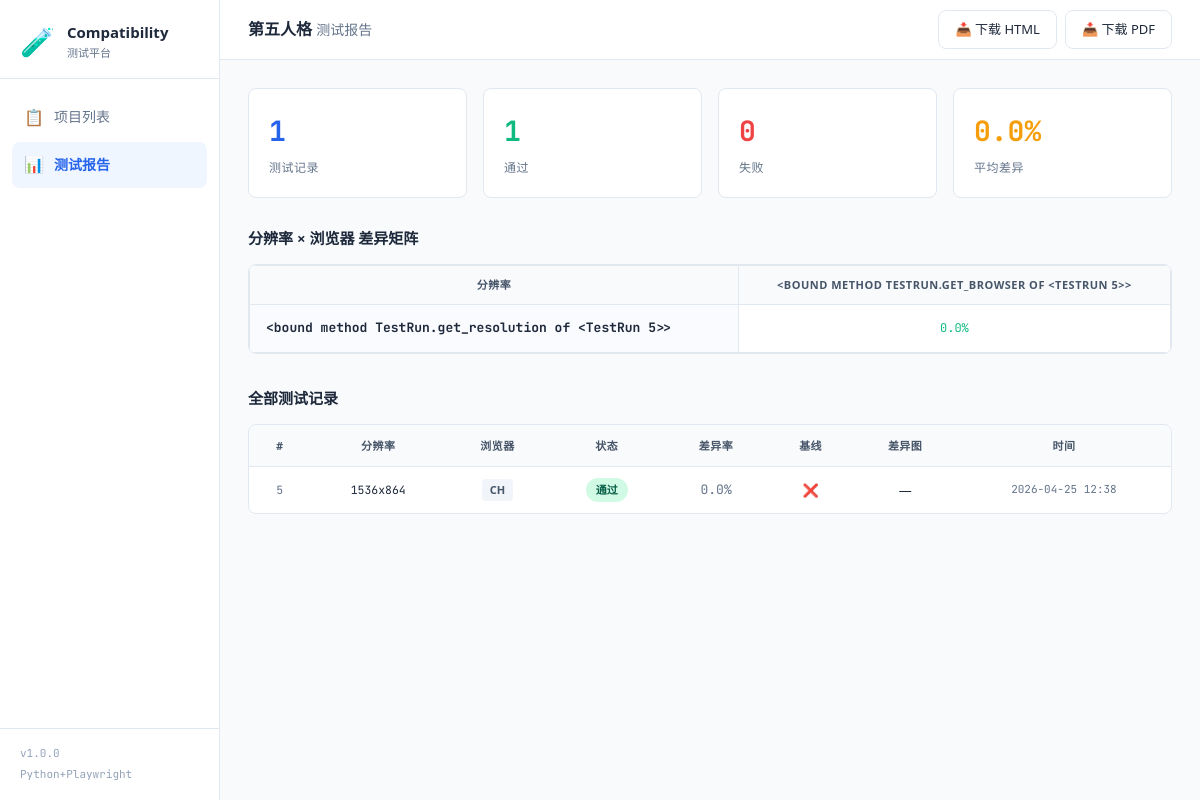
The page /report/2 on the database its author committed.
### models/database.py (models this page shows, shortened)
class Project(db.Model):
    __tablename__ = 'projects'
    id = db.Column(db.Integer, primary_key=True, autoincrement=True)
    name = db.Column(db.String(255), nullable=False)
    url = db.Column(db.Text, nullable=False)
    description = db.Column(db.Text, default='')
    created_at = db.Column(db.DateTime, default=datetime.utcnow)
    configs = db.relationship('TestConfig', backref='project', lazy='dynamic', cascade='all, delete-orphan')
    test_runs = db.relationship('TestRun', backref='project', lazy='dynamic', cascade='all, delete-orphan')

class TestRun(db.Model):
    __tablename__ = 'test_runs'
    id = db.Column(db.Integer, primary_key=True, autoincrement=True)
    project_id = db.Column(db.Integer, db.ForeignKey('projects.id'), nullable=False)
    config_id = db.Column(db.Integer, db.ForeignKey('test_configs.id'), nullable=True)
    screenshot_path = db.Column(db.Text, default='')
    baseline_path = db.Column(db.Text, default='')
    diff_path = db.Column(db.Text, default='')
    diff_score = db.Column(db.Float, default=0.0)  # 0.0 ~ 1.0
    status = db.Column(db.String(20), default='pending')  # pending/running/completed/failed
    error_message = db.Column(db.Text, default='')
    created_at = db.Column(db.DateTime, default=datetime.utcnow)
    def get_resolution(self):
        if self.config:
            return self.config.resolution
        return 'unknown'
    def get_browser(self):
        if self.config:
            return self.config.browser
        return 'unknown'

class TestConfig(db.Model):
    __tablename__ = 'test_configs'
    id = db.Column(db.Integer, primary_key=True, autoincrement=True)
    project_id = db.Column(db.Integer, db.ForeignKey('projects.id'), nullable=False)
    resolution = db.Column(db.String(20), nullable=False)  # e.g. "1920x1080"
    width = db.Column(db.Integer, nullable=False)
    height = db.Column(db.Integer, nullable=False)
    device_scale = db.Column(db.Integer, default=1)
    browser = db.Column(db.String(20), nullable=False)  # chromium/firefox/webkit
    is_active = db.Column(db.Boolean, default=True)
    test_runs = db.relationship('TestRun', backref='config', lazy='dynamic')

### app.py (the view)
@app.route('/report/<int:project_id>')
def report(project_id):
    project = Project.query.get_or_404(project_id)
    runs = TestRun.query.filter_by(project_id=project_id, status='completed').order_by(
        TestRun.created_at.desc()
    ).all()
    return render_template('report.html', project=project, runs=runs)

### templates/report.html (shortened to what this page needs)
{% extends "base.html" %}
{% block page_title %}{{ project.name }} <span class="text-muted" style="font-size:14px; font-weight:400;">测试报告</span>{% endblock %}
{% block actions %}
<div style="display:flex; gap:8px;">
  <a href="/api/report/{{ project.id }}?format=html" class="btn btn-outline" target="_blank">📥 下载 HTML</a>
  <a href="/api/report/{{ project.id }}?format=pdf" class="btn btn-outline">📥 下载 PDF</a>
</div>
{% endblock %}
{% block content %}
<div class="content-area">
  <div class="stats-row">
    <div class="stat-item">
      <div class="stat-num">{{ runs|length }}</div>
      <div class="stat-label">测试记录</div>
    </div>
    <div class="stat-item">
      <div class="stat-num" style="color:#10B981">{{ runs|selectattr('status', 'eq', 'completed')|list|length }}</div>
      <div class="stat-label">通过</div>
    </div>
    <div class="stat-item">
      <div class="stat-num" style="color:#EF4444">{{ runs|selectattr('status', 'eq', 'failed')|list|length }}</div>
      <div class="stat-label">失败</div>
    </div>
    <div class="stat-item">
      {% set diffs = runs|selectattr('diff_score', 'ne', none)|list %}
      {% if diffs %}
      <div class="stat-num" style="color:#F59E0B">{{ (diffs|map(attribute='diff_score')|sum / diffs|length * 100)|round(2) }}%</div>
      {% else %}
      <div class="stat-num">—</div>
      {% endif %}
      <div class="stat-label">平均差异</div>
    </div>
  </div>
  {% set res_list = runs|map(attribute='get_resolution')|unique|list|sort %}
  {% set browser_list = runs|map(attribute='get_browser')|unique|list|sort %}
  <div class="section-title">分辨率 × 浏览器 差异矩阵</div>
  <div class="matrix-wrap">
    <table class="matrix-table">
      <thead>
        <tr>
          <th>分辨率</th>
          {% for browser in browser_list %}
          <th>{{ browser|upper }}</th>
          {% endfor %}
        </tr>
      </thead>
      <tbody>
        {% for res in res_list %}
        <tr>
          <td class="mono"><strong>{{ res }}</strong></td>
          {% for browser in browser_list %}
          {% set run = runs|selectattr('get_resolution', 'eq', res)|selectattr('get_browser', 'eq', browser)|first %}
          <td>
            {% if run %}
              {% if run.status == 'completed' %}
              <span class="diff-cell pass">
                {{ (run.diff_score * 100)|round(2) if run.diff_score is not none else '—' }}%
              </span>
              {% elif run.status == 'failed' %}
              <span class="diff-cell fail">失败</span>
              {% else %}
              <span class="diff-cell pending">{{ run.status }}</span>
              {% endif %}
            {% else %}
            <span class="diff-cell none">—</span>
            {% endif %}
          </td>
          {% endfor %}
        </tr>
        {% endfor %}
      </tbody>
    </table>
  </div>
  <div class="section-title" style="margin-top:32px;">全部测试记录</div>
  <div class="runs-table-wrap">
    <table class="runs-table">
      <thead>
        <tr>
          <th>#</th><th>分辨率</th><th>浏览器</th><th>状态</th>
          <th>差异率</th><th>基线</th><th>差异图</th><th>时间</th>
        </tr>
      </thead>
      <tbody>
        {% for run in runs %}
        <tr>
          <td class="mono text-muted">{{ run.id }}</td>
          <td class="mono">{{ run.get_resolution() }}</td>
          <td><span class="browser-badge">{{ run.get_browser()[:2].upper() }}</span></td>
          <td>
            {% if run.status == 'completed' %}<span class="badge badge-pass">通过</span>
            {% elif run.status == 'failed' %}<span class="badge badge-fail">失败</span>
            {% else %}<span class="badge badge-pending">{{ run.status }}</span>{% endif %}
          </td>
          <td>
            {% if run.diff_score is not none %}
            <span class="diff-value {% if run.diff_score > 0.05 %}high{% elif run.diff_score > 0.01 %}mid{% endif %}">
              {{ (run.diff_score * 100)|round(2) }}%
            </span>
            {% else %}—{% endif %}
          </td>
          <td>{% if run.baseline_path %}✅{% else %}❌{% endif %}</td>
          <td>{% if run.diff_path %}<a href="/diffs/{{ run.diff_path|diff_rel }}" target="_blank" class="btn btn-xs btn-ghost">🔴</a>{% else %}—{% endif %}</td>
          <td class="mono text-muted" style="font-size:11px;">{{ run.created_at.strftime('%Y-%m-%d %H:%M') if run.created_at else '-' }}</td>
        </tr>
        {% endfor %}
      </tbody>
    </table>
  </div>
</div>
{% endblock %}

### static/css/style.css (style rules this page uses)
*, *::before, *::after { box-sizing: border-box; margin: 0; padding: 0; }
:root { --primary: #2563EB; --primary-dark: #1D4ED8; --primary-light: #EFF6FF; --secondary: #475569; --accent-red: #EF4444; --accent-green: #10B981; --accent-yellow: #F59E0B; --bg: #F8FAFC; --card: #FFFFFF; --border: #E2E8F0; --text: #1E293B; --text-muted: #64748B; --text-light: #94A3B8; --radius: 8px; --shadow: 0 1px 3px rgba(0,0,0,.08), 0 1px 2px rgba(0,0,0,.06); --shadow-lg: 0 10px 15px -3px rgba(0,0,0,.1), 0 4px 6px -2px rgba(0,0,0,.05); }
body { font-family: 'Noto Sans SC', 'Segoe UI', sans-serif; background: var(--bg); color: var(--text); font-size: 14px; line-height: 1.6; }
.mono { font-family: 'JetBrains Mono', monospace; font-size: .88em; }
.text-muted { color: var(--text-muted); }
a { color: var(--primary); text-decoration: none; }
.content-area { max-width: 1400px; }
.btn { display: inline-flex; align-items: center; gap: 6px; padding: 8px 16px; border-radius: var(--radius); font-size: 13px; font-weight: 500; border: 1px solid transparent; transition: all 0.15s; white-space: nowrap; }
.btn-outline { background: white; border-color: var(--border); color: var(--text); }
.stats-row { display: grid; grid-template-columns: repeat(auto-fit, minmax(160px, 1fr)); gap: 16px; margin-bottom: 28px; }
.stat-item { background: var(--card); border: 1px solid var(--border); border-radius: var(--radius); padding: 20px; }
.stat-num { font-size: 28px; font-weight: 700; color: var(--primary); font-family: 'JetBrains Mono', monospace; }
.stat-label { font-size: 12px; color: var(--text-muted); margin-top: 4px; text-transform: uppercase; letter-spacing: 0.5px; }
.browser-badge { display: inline-block; padding: 2px 8px; border-radius: 4px; font-size: 11px; font-weight: 600; background: #F1F5F9; color: var(--secondary); }
.section-title { font-size: 15px; font-weight: 600; margin-bottom: 14px; display: flex; align-items: center; gap: 8px; }
.runs-table-wrap { background: var(--card); border: 1px solid var(--border); border-radius: var(--radius); overflow: hidden; }
.runs-table { width: 100%; border-collapse: collapse; font-size: 13px; }
.runs-table th { background: #F8FAFC; color: var(--secondary); font-size: 11px; text-transform: uppercase; letter-spacing: 0.5px; font-weight: 600; padding: 12px 16px; text-align: center; border-bottom: 1px solid var(--border); }
.runs-table td { padding: 11px 16px; text-align: center; border-bottom: 1px solid #F8FAFC; }
.runs-table tr:last-child td { border-bottom: none; }
.badge { display: inline-block; padding: 3px 10px; border-radius: 99px; font-size: 11px; font-weight: 600; }
.badge-pass { background: #D1FAE5; color: #065F46; }
.diff-value { font-family: 'JetBrains Mono', monospace; font-size: 13px; color: var(--text-muted); }
.matrix-wrap { background: var(--card); border: 1px solid var(--border); border-radius: var(--radius); overflow: auto; margin-bottom: 24px; }
.matrix-table { width: 100%; border-collapse: collapse; }
.matrix-table th, .matrix-table td { padding: 10px 16px; text-align: center; border: 1px solid var(--border); font-size: 13px; }
.matrix-table th { background: #F8FAFC; color: var(--secondary); font-size: 11px; text-transform: uppercase; letter-spacing: 0.5px; }
.matrix-table td:first-child { text-align: left; background: #FAFBFF; font-weight: 600; }
.diff-cell { display: block; padding: 4px 0; font-family: 'JetBrains Mono', monospace; font-size: 12px; }
.diff-cell.pass { color: var(--accent-green); }

### rows shown on the page
Project: name "第五人格"
TestRun: diff_score "0.0", id "5", get_resolution "1536x864", get_browser "CH", status "通过", (run.diff_score*100)|round(2) "0.0", created_at "2026-04-25 12:38"

### other values the page prints
{{ runs|length }} "1"
{{ runs|selectattr('status', 'eq', 'completed')|list|length }} "1"
{{ runs|selectattr('status', 'eq', 'failed')|list|length }} "0"
{{ (diffs|map(attribute='diff_score')|sum / diffs|length * 100)|round(2) }} "0.0"
{{ browser|upper }} "<BOUND METHOD TESTRUN.GET_BROWSER OF <TESTRUN 5>>"
{{ res }} "<bound method TestRun.get_resolution of <TestRun 5>>"
